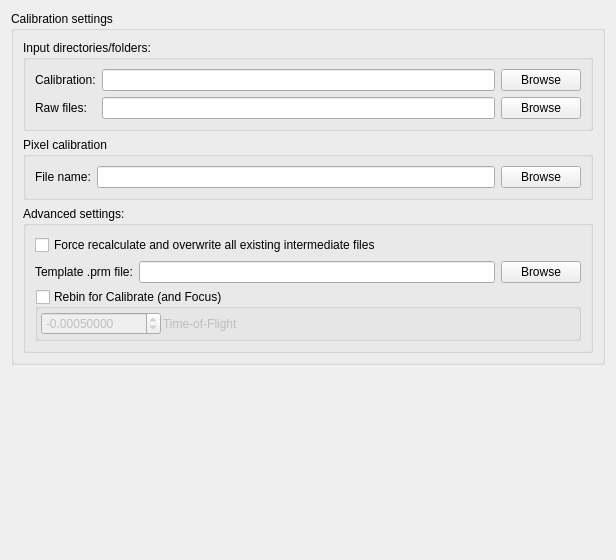
<?xml version="1.0" encoding="UTF-8"?>
<ui version="4.0">
 <class>EnggDiffractionQtTabSettings</class>
 <widget class="QWidget" name="EnggDiffractionQtTabSettings">
  <property name="geometry">
   <rect>
    <x>0</x>
    <y>0</y>
    <width>616</width>
    <height>560</height>
   </rect>
  </property>
  <property name="windowTitle">
   <string>Form</string>
  </property>
  <layout class="QGridLayout" name="gridLayout_5">
   <item row="0" column="0">
    <widget class="QGroupBox" name="groupBox">
     <property name="title">
      <string>Calibration settings</string>
     </property>
     <layout class="QGridLayout" name="gridLayout">
      <item row="0" column="0">
       <widget class="QGroupBox" name="groupBox_calib_settings">
        <property name="title">
         <string>Input directories/folders:</string>
        </property>
        <layout class="QGridLayout" name="gridLayout_4">
         <item row="0" column="0">
          <widget class="QLabel" name="label">
           <property name="text">
            <string>Calibration:</string>
           </property>
          </widget>
         </item>
         <item row="0" column="1">
          <widget class="QLineEdit" name="lineEdit_input_dir_calib">
           <property name="enabled">
            <bool>true</bool>
           </property>
           <property name="readOnly">
            <bool>true</bool>
           </property>
          </widget>
         </item>
         <item row="0" column="2">
          <widget class="QPushButton" name="pushButton_browse_input_dir_calib">
           <property name="text">
            <string>Browse</string>
           </property>
          </widget>
         </item>
         <item row="1" column="0">
          <widget class="QLabel" name="label_2">
           <property name="text">
            <string>Raw files:</string>
           </property>
          </widget>
         </item>
         <item row="1" column="1">
          <widget class="QLineEdit" name="lineEdit_input_dir_raw">
           <property name="readOnly">
            <bool>true</bool>
           </property>
          </widget>
         </item>
         <item row="1" column="2">
          <widget class="QPushButton" name="pushButton_browse_input_dir_raw">
           <property name="text">
            <string>Browse</string>
           </property>
          </widget>
         </item>
        </layout>
        <zorder>label</zorder>
        <zorder>lineEdit_input_dir_calib</zorder>
        <zorder>pushButton_browse_input_dir_raw</zorder>
        <zorder>lineEdit_input_dir_raw</zorder>
        <zorder>pushButton_browse_input_dir_calib</zorder>
        <zorder>label_2</zorder>
       </widget>
      </item>
      <item row="1" column="0">
       <widget class="QGroupBox" name="groupBox_pixel_calib">
        <property name="title">
         <string>Pixel calibration</string>
        </property>
        <layout class="QGridLayout" name="gridLayout_2">
         <item row="0" column="0">
          <widget class="QLabel" name="label_3">
           <property name="text">
            <string>File name:</string>
           </property>
          </widget>
         </item>
         <item row="0" column="1">
          <widget class="QLineEdit" name="lineEdit_pixel_calib_filename">
           <property name="readOnly">
            <bool>true</bool>
           </property>
          </widget>
         </item>
         <item row="0" column="2">
          <widget class="QPushButton" name="pushButton_browse_pixel_calib_filename">
           <property name="text">
            <string>Browse</string>
           </property>
          </widget>
         </item>
        </layout>
       </widget>
      </item>
      <item row="2" column="0">
       <widget class="QGroupBox" name="groupBox_calib_adv_settings">
        <property name="title">
         <string>Advanced settings:</string>
        </property>
        <layout class="QGridLayout" name="gridLayout_3">
         <item row="2" column="1">
          <widget class="QLineEdit" name="lineEdit_template_gsas_prm">
           <property name="readOnly">
            <bool>true</bool>
           </property>
          </widget>
         </item>
         <item row="2" column="2">
          <widget class="QPushButton" name="pushButton_browse_template_gsas_prm">
           <property name="text">
            <string>Browse</string>
           </property>
          </widget>
         </item>
         <item row="2" column="0">
          <widget class="QLabel" name="label_4">
           <property name="text">
            <string>Template .prm file:</string>
           </property>
          </widget>
         </item>
         <item row="4" column="0" colspan="3">
          <widget class="QGroupBox" name="groupBox_rebing">
           <property name="title">
            <string>Rebin for Calibrate (and Focus)</string>
           </property>
           <property name="checkable">
            <bool>true</bool>
           </property>
           <property name="checked">
            <bool>false</bool>
           </property>
           <layout class="QGridLayout" name="gridLayout_6">
            <property name="margin">
             <number>3</number>
            </property>
            <property name="spacing">
             <number>2</number>
            </property>
            <item row="0" column="0">
             <layout class="QHBoxLayout" name="horizontalLayout_3">
              <item>
               <widget class="QDoubleSpinBox" name="doubleSpinBox_rebin_size_calib">
                <property name="maximumSize">
                 <size>
                  <width>120</width>
                  <height>16777215</height>
                 </size>
                </property>
                <property name="decimals">
                 <number>8</number>
                </property>
                <property name="minimum">
                 <double>-999999999.000000000000000</double>
                </property>
                <property name="maximum">
                 <double>999999999.000000000000000</double>
                </property>
                <property name="singleStep">
                 <double>0.000001000000000</double>
                </property>
                <property name="value">
                 <double>-0.000500000000000</double>
                </property>
               </widget>
              </item>
              <item>
               <widget class="QLabel" name="label_8">
                <property name="text">
                 <string>Time-of-Flight</string>
                </property>
               </widget>
              </item>
              <item>
               <spacer name="horizontalSpacer_3">
                <property name="orientation">
                 <enum>Qt::Horizontal</enum>
                </property>
                <property name="sizeHint" stdset="0">
                 <size>
                  <width>40</width>
                  <height>20</height>
                 </size>
                </property>
               </spacer>
              </item>
             </layout>
            </item>
           </layout>
          </widget>
         </item>
         <item row="1" column="0" colspan="3">
          <layout class="QHBoxLayout" name="horizontalLayout_4">
           <item>
            <widget class="QCheckBox" name="checkBox_force_recalculate_overwrite">
             <property name="text">
              <string>Force recalculate and overwrite all existing intermediate files</string>
             </property>
            </widget>
           </item>
           <item>
            <spacer name="horizontalSpacer_4">
             <property name="orientation">
              <enum>Qt::Horizontal</enum>
             </property>
             <property name="sizeHint" stdset="0">
              <size>
               <width>40</width>
               <height>20</height>
              </size>
             </property>
            </spacer>
           </item>
          </layout>
         </item>
        </layout>
       </widget>
      </item>
     </layout>
    </widget>
   </item>
   <item row="1" column="0">
    <spacer name="verticalSpacer">
     <property name="orientation">
      <enum>Qt::Vertical</enum>
     </property>
     <property name="sizeHint" stdset="0">
      <size>
       <width>20</width>
       <height>275</height>
      </size>
     </property>
    </spacer>
   </item>
  </layout>
 </widget>
 <resources/>
 <connections/>
</ui>
